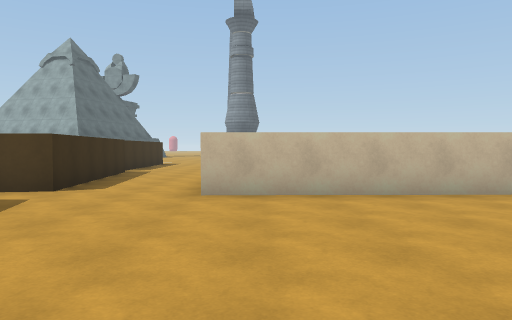
View 1 (above)

12 first-person views from a walk through a scene from a Unity 3-D project. The camera is 1.4 m above the floor, tilts 2° down and sees 70° across. The floor is counted in squares, 2 m on a side. Each view is taken from the middle of a square. On the plan, view 1 faces up. The plan holds only what a view shows up to about 11 squares ahead; the rest is blank. The place goes on beyond the plan. The player is left out. Surface patterns are stand-ins for the level's own textures.

View 2
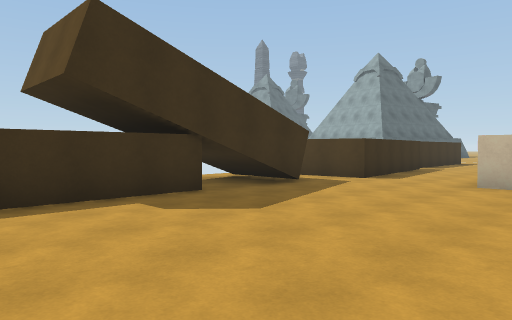

View 3
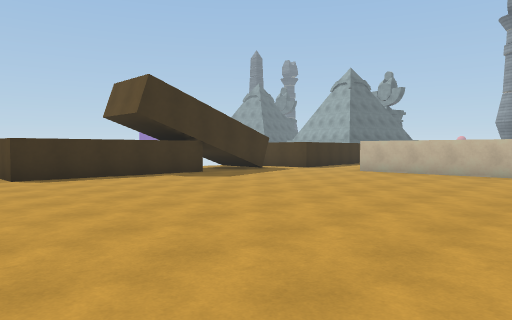

View 4
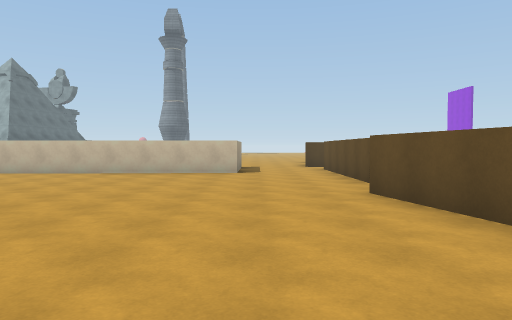

View 5
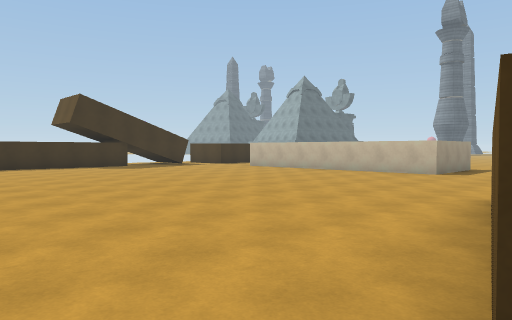

View 6
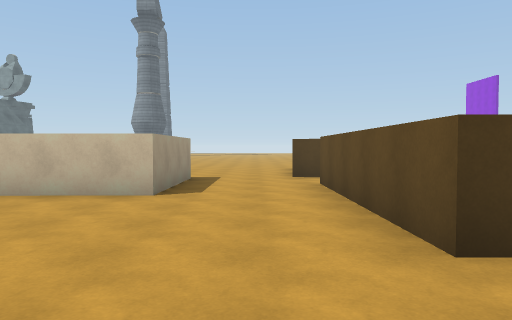

View 7
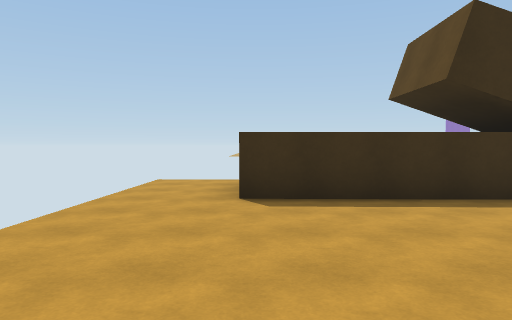

View 8
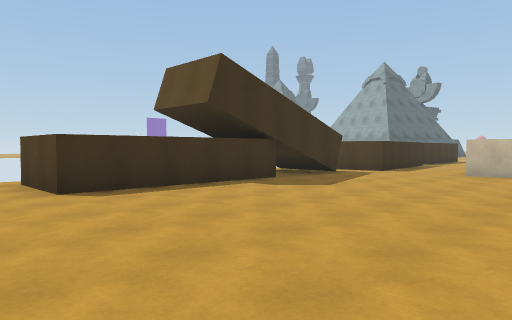

View 9
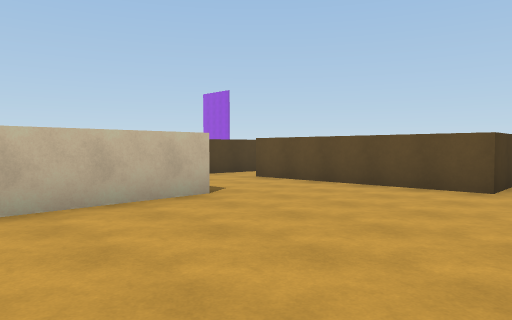

View 10
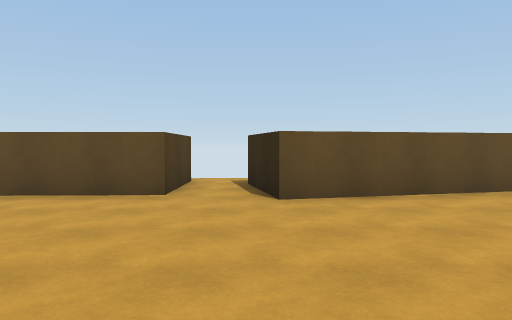

View 11
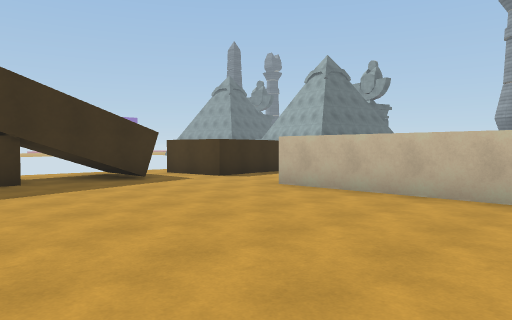

View 12
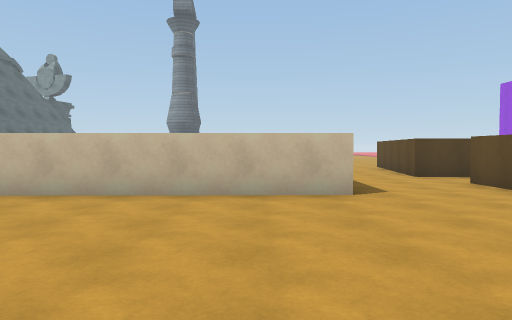

### Floor plan
Key: @ floor where view 1 was taken; # wall or solid block; . floor; ^ raised ledge.
Columns run from 6 left of view 1 to 12 right of it. Each row starts with its distance up from view 1.
 11   ^..       ....#
 10   ^..       ...##
  9   ^...       ..###
  8   ^...      ^....
  7   ^...      ^...^
  6  ##...^^^^^^^...^
  5  ...............^
  4  ##.............^
  3  ##.............^^
  2  ##................
  1   #.............##.
  0   ^...@........##
 -1   ^.............#
 -2   ^.............#
 -3 ^^^.............#
 -4 ................#
 -5 ....... .. . .. .

Where each view was taken, in squares from view 1:
view 1: 0 up, 0 right, facing up
view 2: 2 down, 1 right, facing up-left
view 3: 5 down, 5 right, facing up-left
view 4: 5 down, 7 right, facing up
view 5: 5 down, 10 right, facing up-left
view 6: 0 up, 8 right, facing up
view 7: 3 down, 1 right, facing left
view 8: 5 down, 2 right, facing up-left
view 9: 1 up, 3 right, facing up-right
view 10: 1 up, 4 right, facing right
view 11: 0 up, 4 right, facing up-left
view 12: 0 up, 5 right, facing up
